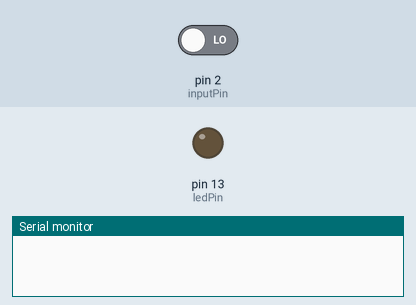
A sketch run on a simulated Arduino Uno, built with avr-gcc and run on an emulated ATmega328P. Shown: output pins drawn as LEDs (lit = HIGH), the last lines printed to the serial monitor. Inputs (shaded band) come from the test bench; at power-on: pin 2 (inputPin) LOW.

Above: at 1.2 s.
1.3 s: pin 2 (inputPin) driven HIGH
At 2.5 s:
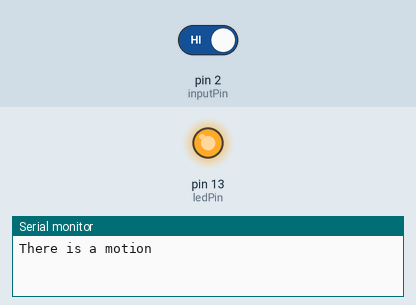
2.8 s: pin 2 (inputPin) driven LOW
At 3.8 s:
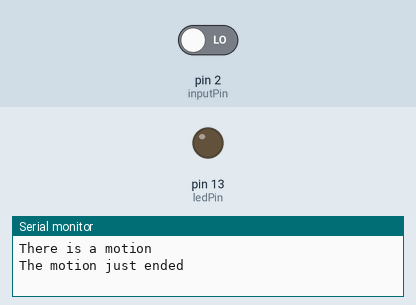
Timing chart, 0 to 5.8 s (numbered marks = the images above; inputs shaded):
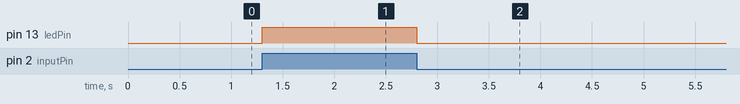

The sketch:

Task1.ino
```cpp
/*
 * PIR sensor tester
 */

//set PIN 2 as the input pin for the motion
int inputPin = 2;
//Set pin 13 as the PIN
int ledPin = 13;
//Begin the status as no motion
int motionStatus = LOW;
//variable for pin status
int value = 0;

void setup() {
  pinMode(ledPin, OUTPUT);      // declare LED as output
  pinMode(inputPin, INPUT);     // declare sensor as input

  Serial.begin(9600);
}

void loop(){
  // read input value (High or low)
  value = digitalRead(inputPin);

  //If there is motion
  if (value == HIGH) {
    //turn on LED
    digitalWrite(ledPin, HIGH);
    //To update the motionStatus
    if (motionStatus == LOW) {
      //Print line
      Serial.println("There is a motion");
      //update
      motionStatus = HIGH;
    }
  } else {
    //When there is no motion, which means the motion stopped.
    digitalWrite(ledPin, LOW); //Off the LED
    if (motionStatus == HIGH){
      //print
      Serial.println("The motion just ended");
      //update
      motionStatus = LOW;
    }
  }
}
```

Measured:
- after the input at 1.3 s, pin 13 (ledPin): LOW → HIGH at once
- after the input at 2.8 s, pin 13 (ledPin): HIGH → LOW at once
